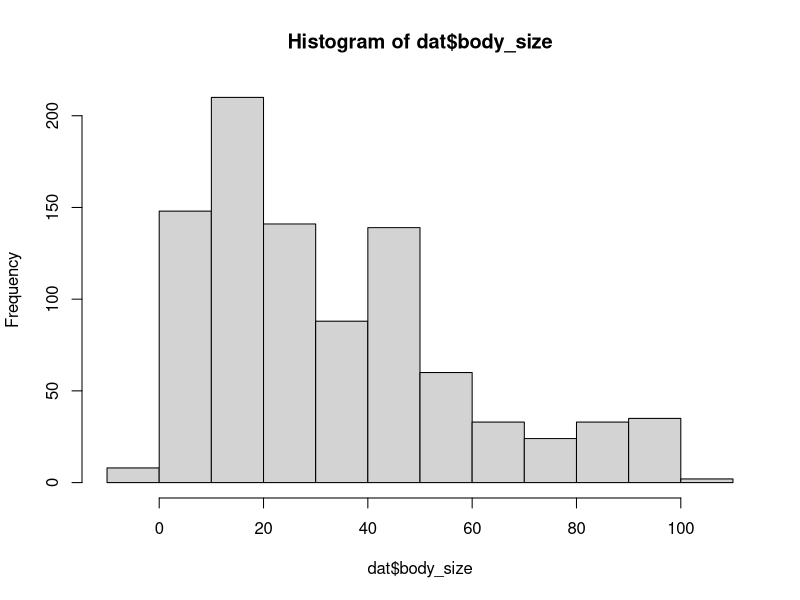
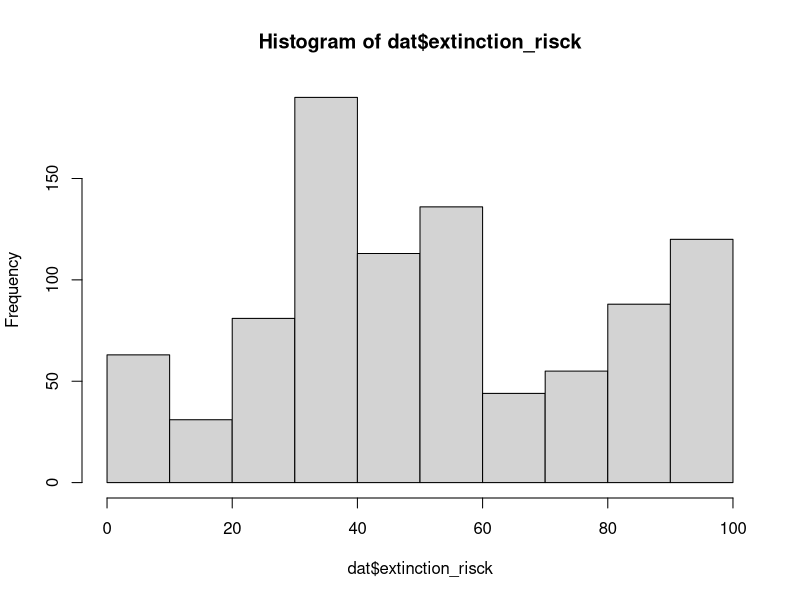
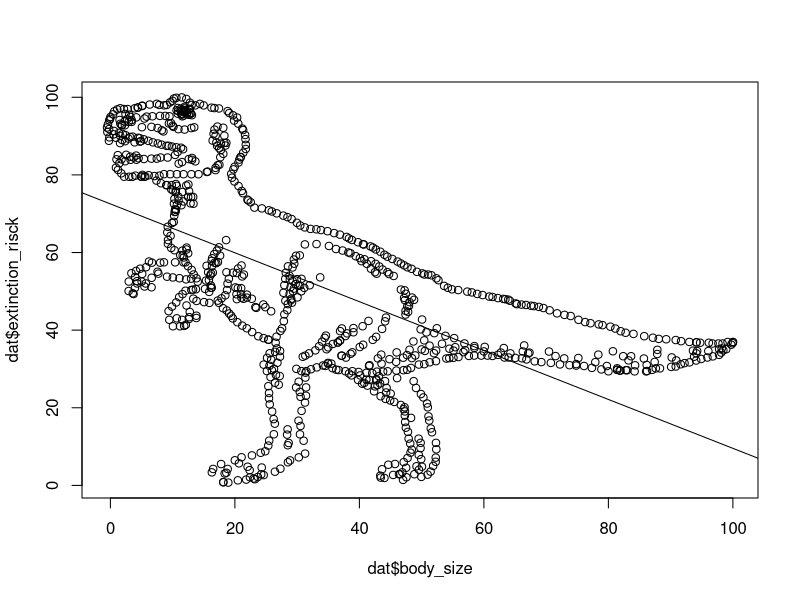
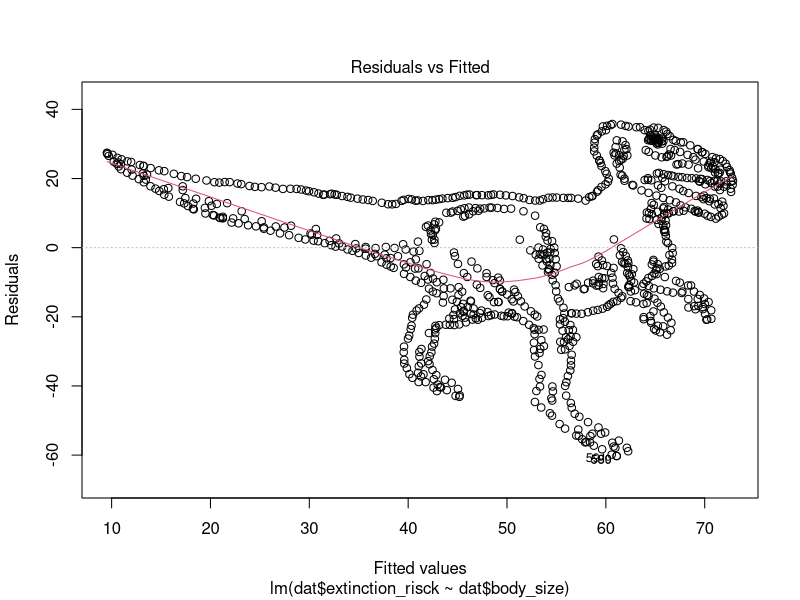
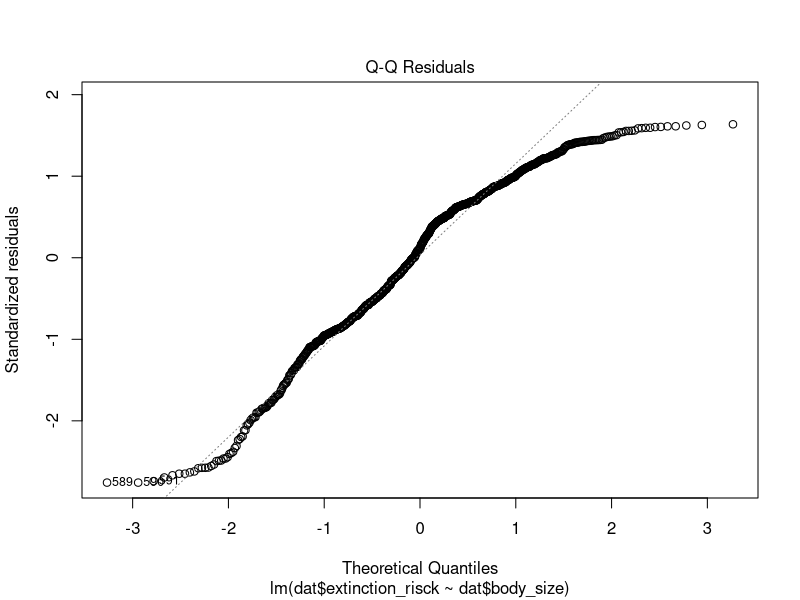
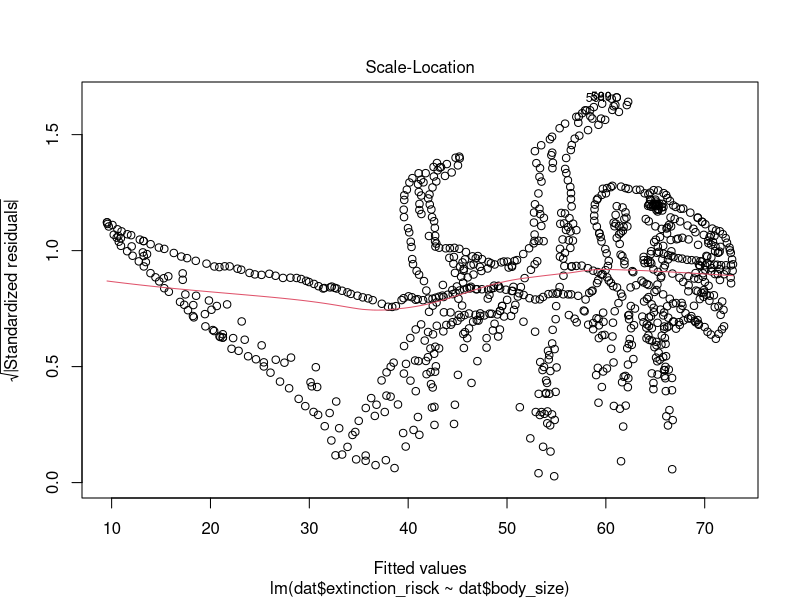
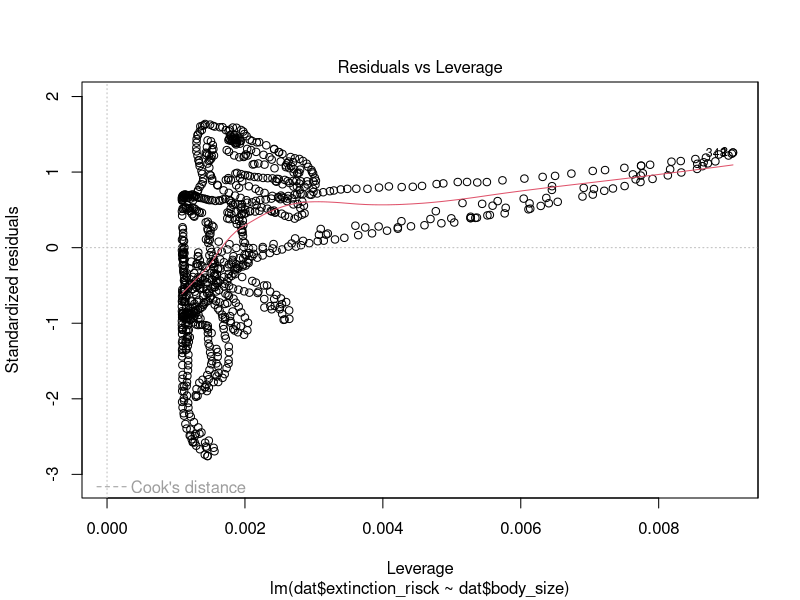

These figures' R source, in order:
#Data exploration

#Read this dataset and explore it.

#read data
dat <- read.csv("Roptimization/data/extinction.csv", h = TRUE)

head(dat)
str(dat)
summary(dat)
hist(dat$body_size)
hist(dat$extinction_risck)
cor.test(dat$extinction_risck, dat$body_size)
m <- lm(dat$extinction_risck ~ dat$body_size)
summary(m)
plot(dat$extinction_risck ~ dat$body_size)
abline(m)
plot(m)

#take home message. ALways plot your data

#example ascombe quartet?
